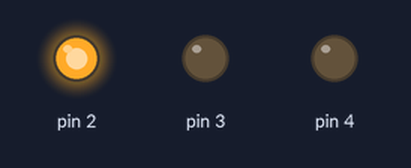
A sketch run on a simulated Arduino Uno, built with avr-gcc and run on an emulated ATmega328P. Parts: output pins drawn as LEDs (lit = HIGH).

Above: at 1.5 s.
At 3.5 s:
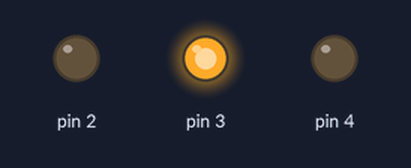
At 5.5 s:
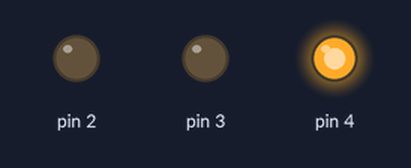
Timing chart, 0 to 9.1 s (numbered marks = the images above):
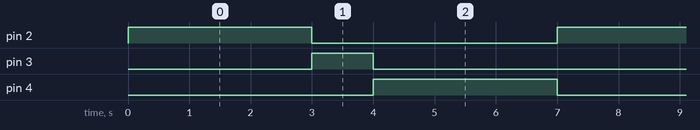

Measured:
- by itself, pin 2, pin 4: alternates HIGH for 3.0 s and LOW for 4.0 s
- by itself, pin 3: alternates HIGH for 1.0 s and LOW for 6.0 s
- by itself, everything shown: repeats every 7.0 s, in 4 steps

The sketch:

semaforo-sin-serial.ino
```cpp
// Fallo: luces correctas, sin monitor serie.
void luz(int pin, int ms) { digitalWrite(pin, HIGH); delay(ms); digitalWrite(pin, LOW); }
void setup() { pinMode(2, OUTPUT); pinMode(3, OUTPUT); pinMode(4, OUTPUT); }
void loop() { luz(2, 3000); luz(3, 1000); luz(4, 3000); }
```
